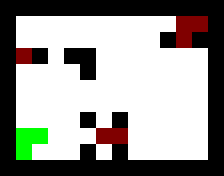

This game map was drawn from its Tiled (.tmx) file and the tilesets committed beside it. A one-line description and the full map source follow:
An orthogonal 14x11 tile map with 16x16 px tiles, 2 tile layers (Layer1, Layer2).

<map version="1.0" orientation="orthogonal" renderorder="right-down" width="14" height="11" tilewidth="16" tileheight="16" nextobjectid="1">
 <tileset firstgid="1" source="Tiles.tsx" />
 <layer name="Layer1" width="14" height="11">
  <data encoding="csv">
1,1,1,1,1,1,1,1,1,1,1,1,1,1,
1,5,5,5,5,5,5,5,5,5,5,5,5,1,
1,5,5,5,5,5,5,5,5,5,1,5,1,1,
1,5,1,5,1,1,5,5,5,5,5,5,5,1,
1,5,5,5,5,1,5,5,5,5,5,5,5,1,
1,5,5,5,5,5,5,5,5,5,5,5,5,1,
1,5,5,5,5,5,5,5,5,5,5,5,5,1,
1,5,5,5,5,1,5,1,5,5,5,5,5,1,
1,5,5,5,5,5,5,5,5,5,5,5,5,1,
1,5,5,5,5,1,5,1,5,5,5,5,5,1,
1,1,1,1,1,1,1,1,1,1,1,1,1,1
</data>
 </layer>
 <layer name="Layer2" width="14" height="11">
  <data encoding="csv">
0,0,0,0,0,0,0,0,0,0,0,0,0,0,
0,0,0,0,0,0,0,0,0,0,0,3,3,0,
0,0,0,0,0,0,0,0,0,0,0,3,0,0,
0,3,0,0,0,0,0,0,0,0,0,0,0,0,
0,0,0,0,0,0,0,0,0,0,0,0,0,0,
0,0,0,0,0,0,0,0,0,0,0,0,0,0,
0,0,0,0,0,0,0,0,0,0,0,0,0,0,
0,0,0,0,0,0,0,0,0,0,0,0,0,0,
0,4,4,0,0,0,3,3,0,0,0,0,0,0,
0,4,0,0,0,0,0,0,0,0,0,0,0,0,
0,0,0,0,0,0,0,0,0,0,0,0,0,0
</data>
 </layer>
</map>
